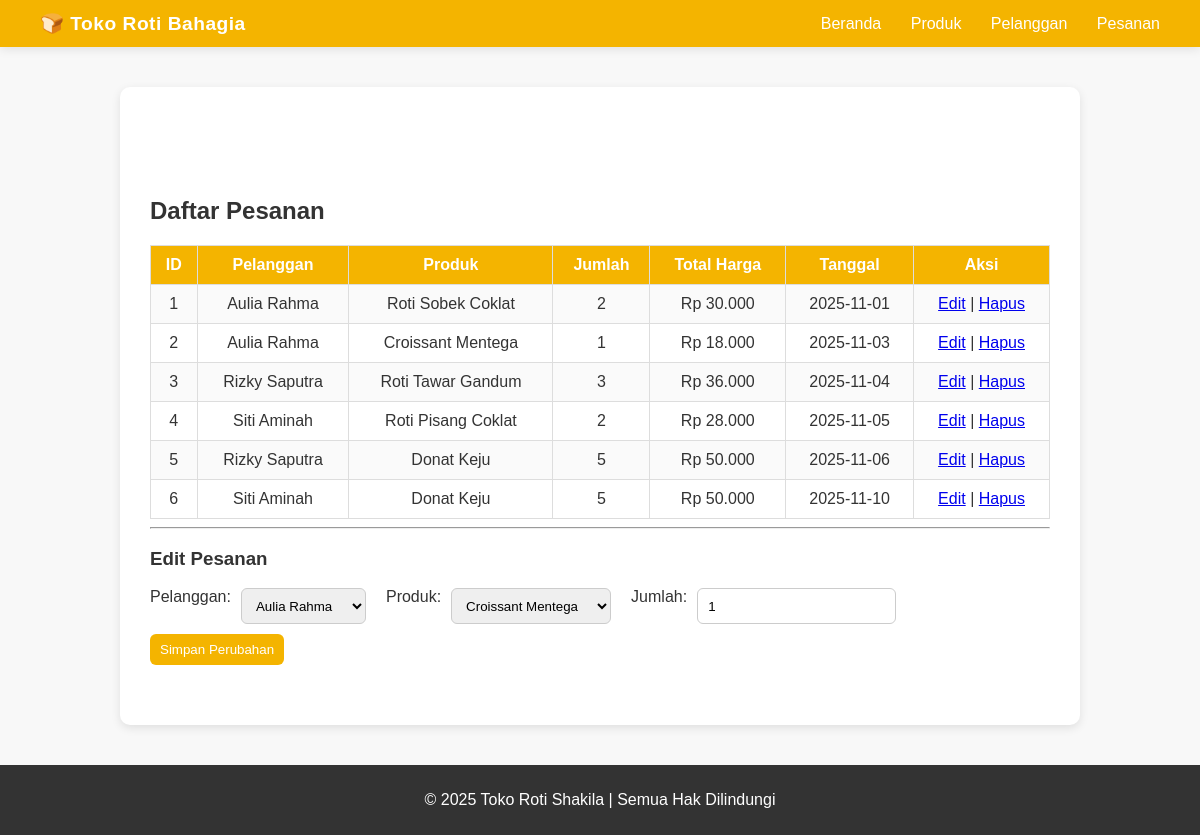
/?page=pesanan&edit=2, run on the app's committed database.
### tables this page shows
CREATE TABLE `pesanan` (
  `id_pesanan` int(11) NOT NULL,
  `id_pelanggan` int(11) DEFAULT NULL,
  `id_produk` int(11) DEFAULT NULL,
  `tanggal_pesan` date DEFAULT curdate(),
  `jumlah` int(11) NOT NULL,
  `total_harga` int(11) DEFAULT NULL
);

CREATE TABLE `pelanggan` (
  `id_pelanggan` int(11) NOT NULL,
  `nama_pelanggan` varchar(100) NOT NULL,
  `email` varchar(100) DEFAULT NULL,
  `no_hp` varchar(20) DEFAULT NULL
);

CREATE TABLE `produk` (
  `id_produk` int(11) NOT NULL,
  `nama_produk` varchar(100) NOT NULL,
  `harga` int(11) NOT NULL,
  `stok` int(11) DEFAULT 0
);

### config/db.php (called while the page is built, shortened)
<?php
class Database
{
    private $host = "localhost";
    private $username = "root";
    private $password = "";
    private $dbname = "toko_roti";
    public function __construct()
    {
        try {
            $this->conn = new PDO("mysql:host=$this->host;dbname=$this->dbname", $this->username, $this->password);
        } catch (PDOException $e) {
            echo "Connection failed: " . $e->getMessage();
        }
    }
}
?>

### class/Pesanan.php (called while the page is built, shortened)
<?php
require_once 'config/db.php';
class Pesanan
{
    private $db;
    public function __construct()
    {
        $this->db = (new Database())->conn;
    }
    public function getAllPesanan()
    {
        $sql = "SELECT
                    pesanan.id_pesanan,
                    pelanggan.nama_pelanggan,
                    produk.nama_produk,
                    pesanan.id_pelanggan,
                    pesanan.id_produk,
                    pesanan.jumlah,
                    pesanan.total_harga,
                    pesanan.tanggal_pesan
                FROM pesanan
                INNER JOIN pelanggan ON pesanan.id_pelanggan = pelanggan.id_pelanggan
                INNER JOIN produk ON pesanan.id_produk = produk.id_produk
                ORDER BY pesanan.tanggal_pesan ASC";
        $stmt = $this->db->query($sql);
        return $stmt->fetchAll(PDO::FETCH_ASSOC);
    }
    public function getPesananById($id)
    {
        $stmt = $this->db->prepare("SELECT * FROM pesanan WHERE id_pesanan = ?");
        $stmt->execute([$id]);
        return $stmt->fetch(PDO::FETCH_ASSOC);
    }
}
?>

### class/Pelanggan.php (called while the page is built, shortened)
<?php
require_once 'config/db.php';
class Pelanggan
{
    private $db;
    public function __construct()
    {
        $this->db = (new Database())->conn;
    }
    public function getAllPelanggan()
    {
        $stmt = $this->db->query("SELECT * FROM pelanggan");
        return $stmt->fetchAll(PDO::FETCH_ASSOC);
    }
}
?>

### class/Produk.php (called while the page is built, shortened)
<?php
require_once 'config/db.php';
class Produk
{
    private $db;
    public function __construct()
    {
        $this->db = (new Database())->conn;
    }
    public function getAllProduk()
    {
        $stmt = $this->db->query("SELECT * FROM produk ORDER BY id_produk DESC");
        return $stmt->fetchAll(PDO::FETCH_ASSOC);
    }
}
?>

### view/pesanan.php (the view, shortened to what this page needs)
<?php
$pesananList = $pesanan->getAllPesanan();
$produkList = $produk->getAllProduk();
$pelangganList = $pelanggan->getAllPelanggan();
?>
<h2>Daftar Pesanan</h2>
<table border="1" cellpadding="8" cellspacing="0">
    <tr>
        <th>ID</th>
        <th>Pelanggan</th>
        <th>Produk</th>
        <th>Jumlah</th>
        <th>Total Harga</th>
        <th>Tanggal</th>
        <th>Aksi</th>
    </tr>
    <?php foreach ($pesananList as $p): ?>
        <tr>
            <td><?= $p['id_pesanan'] ?></td>
            <td><?= htmlspecialchars($p['nama_pelanggan']) ?></td>
            <td><?= htmlspecialchars($p['nama_produk']) ?></td>
            <td><?= $p['jumlah'] ?></td>
            <td>Rp <?= number_format($p['total_harga'], 0, ',', '.') ?></td>
            <td><?= $p['tanggal_pesan'] ?></td>
            <td>
                <a href="?page=pesanan&edit=<?= $p['id_pesanan'] ?>">Edit</a> |
                <a href="?page=pesanan&delete=<?= $p['id_pesanan'] ?>"
                    onclick="return confirm('Yakin ingin hapus pesanan ini?')">Hapus</a>
            </td>
        </tr>
    <?php endforeach; ?>
</table>
<hr>
<?php if (isset($_GET['edit'])):
    $editData = $pesanan->getPesananById($_GET['edit']);
    ?>
    <h3>Edit Pesanan</h3>
    <form method="POST">
        <label>Pelanggan:</label>
        <select name="id_pelanggan" required>
            <?php foreach ($pelangganList as $pl): ?>
                <option value="<?= $pl['id_pelanggan'] ?>" <?= $pl['id_pelanggan'] == $editData['id_pelanggan'] ? 'selected' : '' ?>>
                    <?= $pl['nama_pelanggan'] ?>
                </option>
            <?php endforeach; ?>
        </select><br><br>
        <label>Produk:</label>
        <select name="id_produk" required>
            <?php foreach ($produkList as $pr): ?>
                <option value="<?= $pr['id_produk'] ?>" <?= $pr['id_produk'] == $editData['id_produk'] ? 'selected' : '' ?>>
                    <?= $pr['nama_produk'] ?>
                </option>
            <?php endforeach; ?>
        </select><br><br>
        <label>Jumlah:</label>
        <input type="number" name="jumlah" min="1" value="<?= $editData['jumlah'] ?>" required><br><br>
        <button type="submit" name="update_pesanan">Simpan Perubahan</button>
    </form>
<?php endif; ?>

### style.css (style rules this page uses)
body { font-family: 'Poppins', sans-serif; margin: 0; background: #f8f8f8; color: #333; }
body { margin: 0; font-family: 'Poppins', sans-serif; background: #f8f8f8; color: #333; }
table { width: 100%; border-collapse: collapse; margin-top: 15px; }
th, td { border: 1px solid #ddd; padding: 10px; text-align: center; }
th { background: #f4b400; color: white; }
tr:nth-child(even) { background: #fafafa; }
form { margin-bottom: 20px; display: flex; gap: 10px; flex-wrap: wrap; }
form input, form select, form button, .btn-cancel { padding: 8px 10px; border: 1px solid #ccc; border-radius: 6px; font-family: inherit; }
form button { background: #f4b400; color: white; border: none; cursor: pointer; }

### data on the page
pesanan: id_pesanan "1", id_pelanggan.nama_pelanggan "Aulia Rahma", id_produk.nama_produk "Roti Sobek Coklat", jumlah "2", total_harga "30.000", tanggal_pesan "2025-11-01"
pesanan: id_pesanan "2", id_pelanggan.nama_pelanggan "Aulia Rahma", id_produk.nama_produk "Croissant Mentega", jumlah "1", total_harga "18.000", tanggal_pesan "2025-11-03", id_pelanggan "Aulia Rahma", id_produk "Croissant Mentega"
pesanan: id_pesanan "3", id_pelanggan.nama_pelanggan "Rizky Saputra", id_produk.nama_produk "Roti Tawar Gandum", jumlah "3", total_harga "36.000", tanggal_pesan "2025-11-04"
pesanan: id_pesanan "4", id_pelanggan.nama_pelanggan "Siti Aminah", id_produk.nama_produk "Roti Pisang Coklat", jumlah "2", total_harga "28.000", tanggal_pesan "2025-11-05"
pesanan: id_pesanan "5", id_pelanggan.nama_pelanggan "Rizky Saputra", id_produk.nama_produk "Donat Keju", jumlah "5", total_harga "50.000", tanggal_pesan "2025-11-06"
pesanan: id_pesanan "6", id_pelanggan.nama_pelanggan "Siti Aminah", id_produk.nama_produk "Donat Keju", jumlah "5", total_harga "50.000", tanggal_pesan "2025-11-10"
